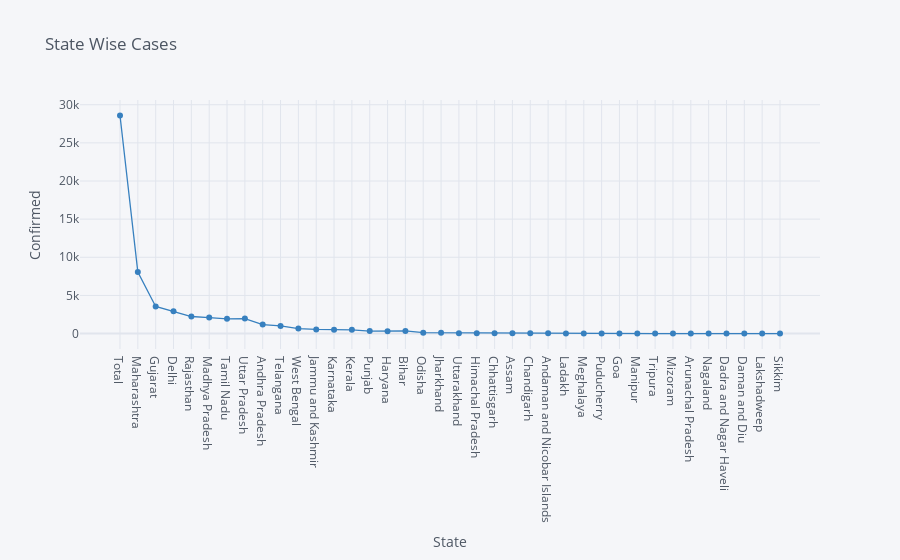

The cell this chart's notebook holds for it:
### Markdown cell above
#  Confirmed Cases as per State

### Code cell
df.iplot(kind="scatter",x="State",y="Confirmed",mode='markers+lines',title="State Wise Cases",xTitle="State",yTitle="Confirmed",colors='blue',size=0)

### Figure 1 — Plotly figure (JSON) as saved in the notebook; plotly's stock layout.template omitted (floating-point values rounded to 4 significant figures)
{"data": [{"line": {"color": "rgba(55, 128, 191, 1.0)", "dash": "solid", "shape": "linear", "width": 1.3}, "marker": {"size": 0, "symbol": "circle"}, "mode": "markers+lines", "name": "Confirmed", "text": "", "type": "scatter", "x": ["Total", "Maharashtra", "Gujarat", "Delhi", "Rajasthan", "Madhya Pradesh", "Tamil Nadu", "Uttar Pradesh", "Andhra Pradesh", "Telangana", "West Bengal", "Jammu and Kashmir", "Karnataka", "Kerala", "Punjab", "Haryana", "Bihar", "Odisha", "Jharkhand", "Uttarakhand", "Himachal Pradesh", "Chhattisgarh", "Assam", "Chandigarh", "Andaman and Nicobar Islands", "Ladakh", "Meghalaya", "Puducherry", "Goa", "Manipur", "Tripura", "Mizoram", "Arunachal Pradesh", "Nagaland", "Dadra and Nagar Haveli", "Daman and Diu", "Lakshadweep", "Sikkim"], "y": [28596, 8068, 3548, 2918, 2234, 2090, 1937, 1960, 1177, 1003, 649, 546, 512, 482, 322, 301, 345, 111, 98, 51, 40, 37, 36, 45, 33, 20, 12, 8, 7, 2, 2, 1, 1, 0, 0, 0, 0, 0]}], "layout": {"legend": {"bgcolor": "#F5F6F9", "font": {"color": "#4D5663"}}, "paper_bgcolor": "#F5F6F9", "plot_bgcolor": "#F5F6F9", "title": {"font": {"color": "#4D5663"}, "text": "State Wise Cases"}, "xaxis": {"gridcolor": "#E1E5ED", "showgrid": true, "tickfont": {"color": "#4D5663"}, "title": {"font": {"color": "#4D5663"}, "text": "State"}, "zerolinecolor": "#E1E5ED"}, "yaxis": {"gridcolor": "#E1E5ED", "showgrid": true, "tickfont": {"color": "#4D5663"}, "title": {"font": {"color": "#4D5663"}, "text": "Confirmed"}, "zerolinecolor": "#E1E5ED"}}}
